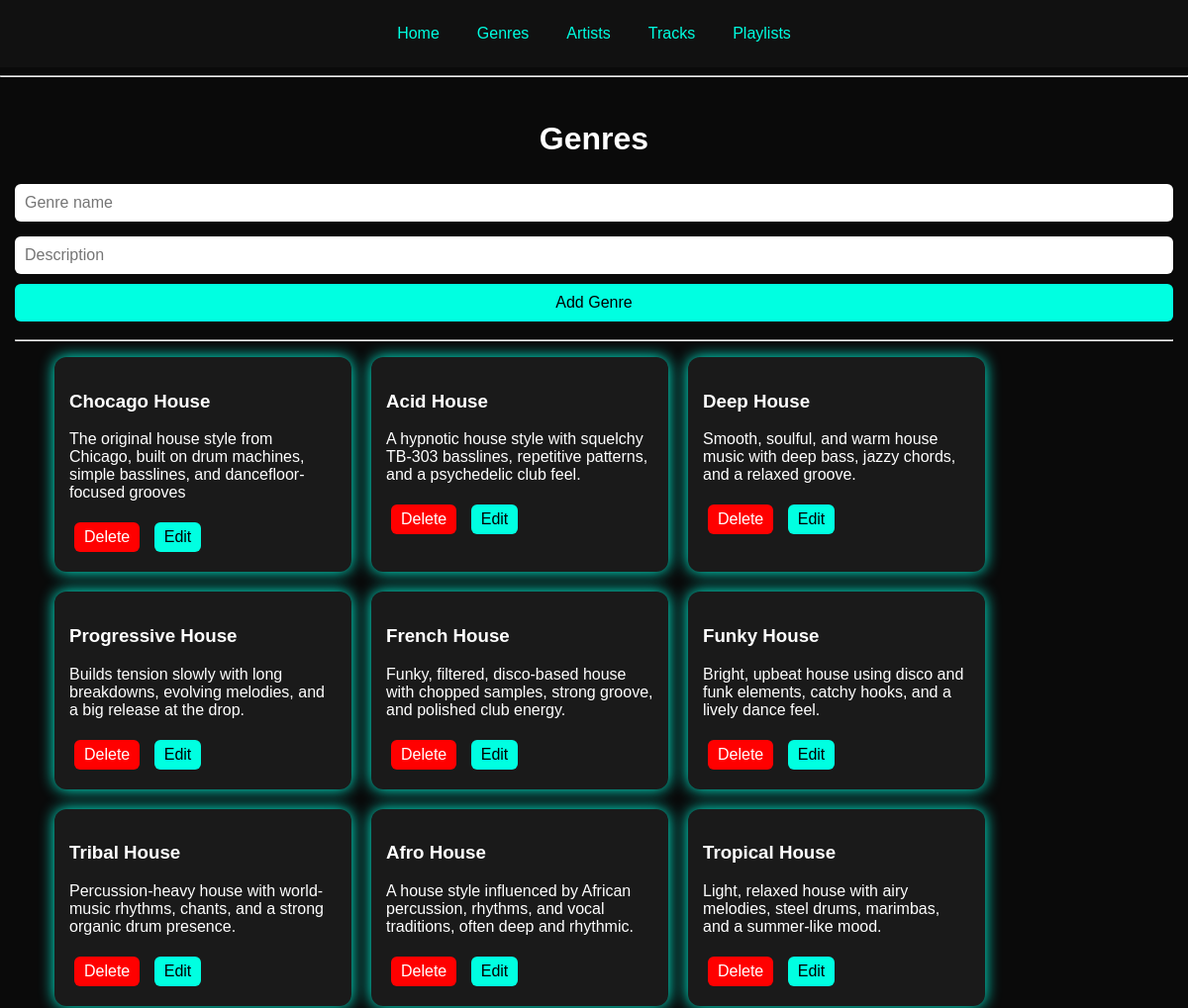
Page /genres (upper part) on the earlier database version.
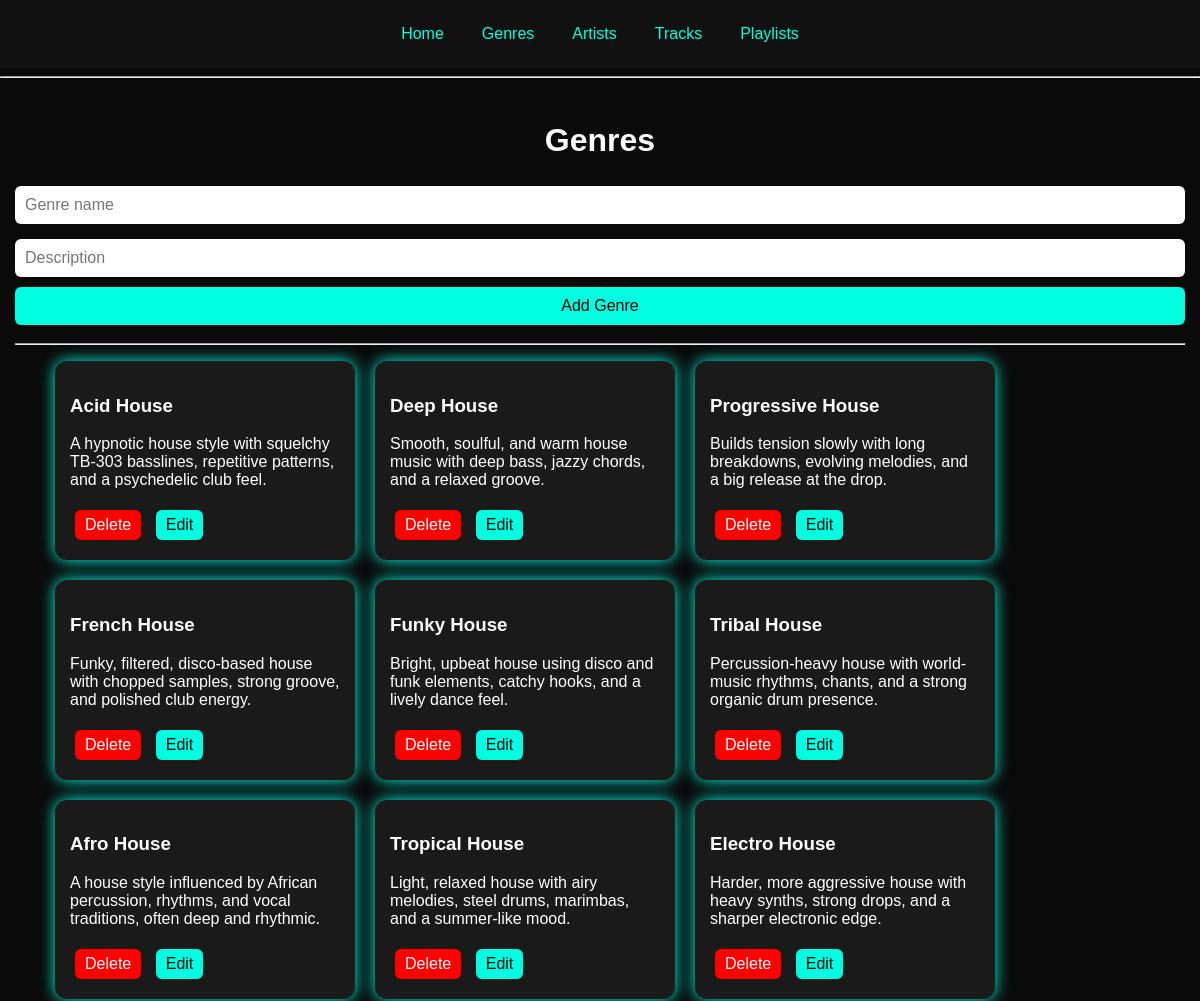
Same page on the later database version.
### tables this page shows
CREATE TABLE genres (
        id INTEGER PRIMARY KEY AUTOINCREMENT,
        name TEXT NOT NULL,
        description TEXT
    );

### app.py (the view)
@app.route("/genres")
def genres():
    conn = sqlite3.connect("database.db")
    cursor = conn.cursor()
    cursor.execute("SELECT * FROM genres")
    genres = cursor.fetchall()
    conn.close()
    return render_template("genres.html", genres=genres)

### templates/genres.html
{% extends "base.html" %}
{% block content %}
<div class="container">
    <h1>Genres</h1>
    <form action="/add_genre" method="POST">
        <input type="text" name="name" placeholder="Genre name" required>
        <input type="text" name="description" placeholder="Description">
        <button type="submit">Add Genre</button>
    </form>
    <hr>
    <ul>
        <div class="card-container">
        {% for genre in genres %}
            <div class="card">
                <h3>{{ genre[1] }}</h3>
                <p>{{ genre[2] }}</p>
                <a class="btn delete" href="/delete_genre/{{ genre[0] }}">Delete</a>
                <a class="btn edit" href="/edit_genre/{{ genre[0] }}">Edit</a>
            </div>
        {% endfor %}
        </div>
    </ul>
</div>
{% endblock %}

Differences in the rows shown:
removed genres: name "Chocago House", description "The original house style from Chicago, built on drum machines, simple basslines, and dancefloor-focused grooves"
now on this page (row unchanged): genres: name "Electro House", description "Harder, more aggressive house with heavy synths, strong drops, and a sharper electronic edge."
